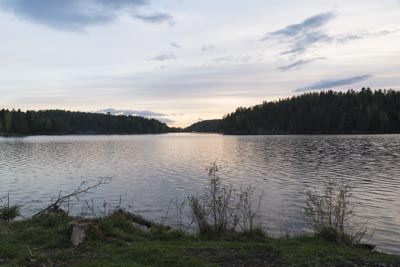
#> input picture pylapsy/data/test_img1.jpg, 400 x 267 px
$ python -i utils.py   (imports and definitions only)   (older library calls are emulated)
#> lines starting #> are read from the running program, lines starting #| are printed output that depends on the picture
#> further down, picture is the input picture: shape (267, 400, 3); mean B, G, R 143.6, 142.6, 141.8
### pylapsy/_init_utils.py
# -*- coding: utf-8 -*-
import logging
from os.path import abspath, dirname
from pkg_resources import get_distribution

def _init_supplemental():
    return (get_distribution('pylapsy').version, abspath(dirname(__file__)))

# [37 lines left out: functions _init_logger, _get_loglevels, not called in this run]

def get_loglevel(logger):
    return logger.getEffectiveLevel()

# [32 lines left out: functions change_loglevel, _check_requirements, init_add_data, not called in this run]

### pylapsy/utils.py
# -*- coding: utf-8 -*-
#
# This module is part of pylapsy.
# It is licensed under a GPL-3.0 license, for details see LICENSE file.
#
# Author: Jonas Gliß
# Copyright (C) 2019 Jonas Gliss (jonasgliss@gmail.com)
# GitHub: jgliss
# Email: jonasgliss@gmail.com
import cv2
import numpy as np

from pylapsy.helpers import isnumeric
from pylapsy import defaults

# [106 lines left out: functions imread, imsave, imshow, to_gray, not called in this run]

# Detect edges (Sobel filter)
def apply_sobel_hor(img_arr, **kwargs):
    """Horizontal sobel filter (wrapper for :func:`cv2.Sobel`)

    Parameters
    ----------
    img_arr : ndarray
        input grayscale image
    **kwargs
        additional keyword args passed to :func:`cv2.Sobel`

    Returns
    -------
    ndarray
        filtered input image array
    """
    return np.uint8(np.abs(cv2.Sobel(img_arr, cv2.CV_64F, 1, 0, **kwargs)))
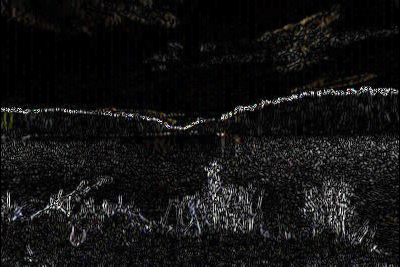
#> returned value: shape (267, 400, 3); mean of channels 0, 1, 2 18.9, 18.9, 19.2; drawn as B, G, R

def apply_sobel_vert(img_arr, **kwargs):
    """Vertical sobel filter (wrapper for :func:`cv2.Sobel`)

    Parameters
    ----------
    img_arr : ndarray
        input grayscale image
    **kwargs
        additional keyword args passed to :func:`cv2.Sobel`

    Returns
    -------
    ndarray
        filtered input image array
    """
    return np.uint8(np.abs(cv2.Sobel(img_arr, cv2.CV_64F, 0, 1, **kwargs)))
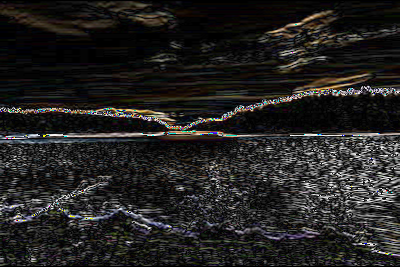
#> returned value: shape (267, 400, 3); mean of channels 0, 1, 2 33.1, 34.2, 35.3; drawn as B, G, R

def apply_sobel_2d(img_arr, **kwargs):
    """ Apply 2D sobel filter to in input gray-image

    Combines output of :func:`apply_sobel_hor` and :func:`apply_sobel_vert`
    using :func:`cv2.bitwise_or` to retrieve edges in all directions.

    Parameters
    ----------
    img_arr : ndarray
        input grayscale image
    **kwargs
        additional keyword args passed to :func:`cv2.Sobel`

    Returns
    -------
    ndarray
        filtered input image array
    """
    return cv2.bitwise_or(apply_sobel_hor(img_arr, **kwargs),
                          apply_sobel_vert(img_arr, **kwargs))
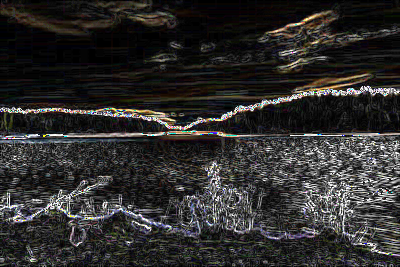
#> returned value: shape (267, 400, 3); mean of channels 0, 1, 2 44.4, 45.5, 46.7; drawn as B, G, R

# Find shift between 2 images (deshaking)
## OpenCV

# [333 lines left out: functions find_good_features_to_track, plot_feature_points, compute_flow_lk, find_affine_partial2d, find_homography, find_shift and 5 more, not called in this run]

# [33 lines not run here, left out]

>>> import cv2
>>> picture = cv2.imread('data/test_img1.jpg')
>>> result = apply_sobel_2d(picture)
